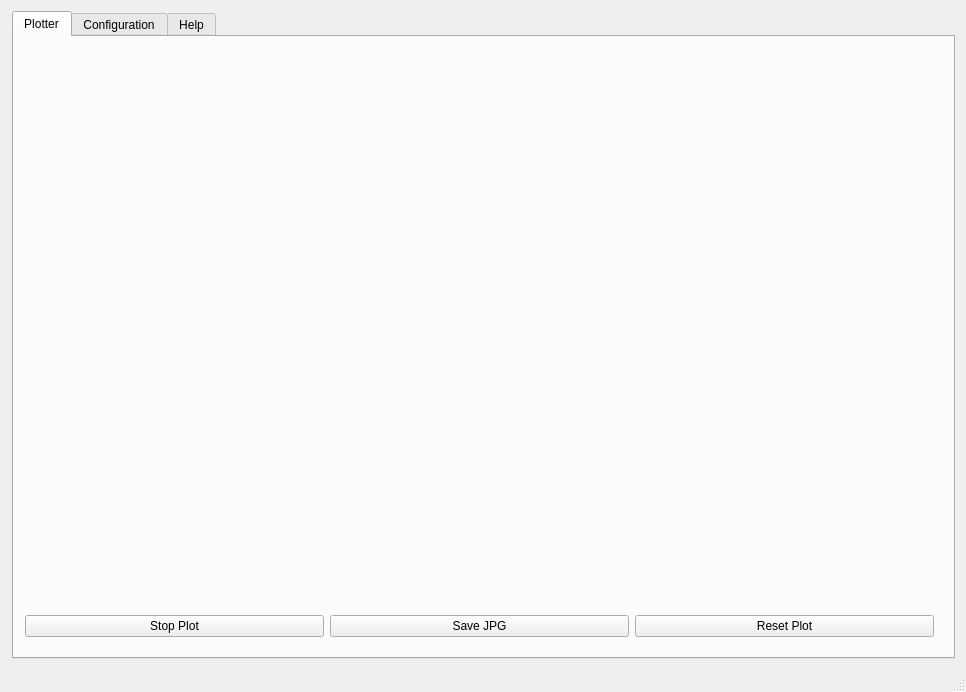
<?xml version="1.0" encoding="UTF-8"?>
<ui version="4.0">
 <class>MainWindow</class>
 <widget class="QMainWindow" name="MainWindow">
  <property name="geometry">
   <rect>
    <x>0</x>
    <y>0</y>
    <width>966</width>
    <height>692</height>
   </rect>
  </property>
  <property name="minimumSize">
   <size>
    <width>840</width>
    <height>620</height>
   </size>
  </property>
  <property name="windowTitle">
   <string>MainWindow</string>
  </property>
  <widget class="QWidget" name="centralWidget">
   <property name="autoFillBackground">
    <bool>false</bool>
   </property>
   <layout class="QGridLayout" name="gridLayout_3">
    <property name="leftMargin">
     <number>12</number>
    </property>
    <item row="0" column="0">
     <widget class="QTabWidget" name="tabWidget">
      <property name="currentIndex">
       <number>0</number>
      </property>
      <widget class="QWidget" name="plotter">
       <attribute name="title">
        <string>Plotter</string>
       </attribute>
       <widget class="QWidget" name="layoutWidget">
        <property name="geometry">
         <rect>
          <x>0</x>
          <y>0</y>
          <width>931</width>
          <height>611</height>
         </rect>
        </property>
        <layout class="QVBoxLayout" name="verticalLayout_4">
         <item>
          <widget class="QCustomPlot" name="plot" native="true"/>
         </item>
         <item>
          <layout class="QHBoxLayout" name="horizontalLayout_6">
           <item>
            <widget class="QPushButton" name="stopPlotButton">
             <property name="minimumSize">
              <size>
               <width>0</width>
               <height>0</height>
              </size>
             </property>
             <property name="maximumSize">
              <size>
               <width>16777215</width>
               <height>16777215</height>
              </size>
             </property>
             <property name="text">
              <string>Stop Plot</string>
             </property>
            </widget>
           </item>
           <item>
            <widget class="QPushButton" name="saveJPGButton">
             <property name="text">
              <string>Save JPG</string>
             </property>
            </widget>
           </item>
           <item>
            <widget class="QPushButton" name="resetPlotButton">
             <property name="text">
              <string>Reset Plot</string>
             </property>
            </widget>
           </item>
          </layout>
         </item>
        </layout>
       </widget>
      </widget>
      <widget class="QWidget" name="configuration">
       <attribute name="title">
        <string>Configuration</string>
       </attribute>
       <widget class="QGroupBox" name="PortControlsBox_2">
        <property name="geometry">
         <rect>
          <x>20</x>
          <y>10</y>
          <width>151</width>
          <height>261</height>
         </rect>
        </property>
        <property name="title">
         <string>SERIAL CONTROLS</string>
        </property>
        <property name="flat">
         <bool>false</bool>
        </property>
        <property name="checkable">
         <bool>false</bool>
        </property>
        <layout class="QGridLayout" name="gridLayout_4">
         <item row="0" column="1">
          <layout class="QVBoxLayout" name="verticalLayout_5">
           <item>
            <layout class="QHBoxLayout" name="horizontalLayout_11">
             <item>
              <widget class="QLabel" name="labelPort">
               <property name="maximumSize">
                <size>
                 <width>50</width>
                 <height>16777215</height>
                </size>
               </property>
               <property name="text">
                <string>PORT</string>
               </property>
              </widget>
             </item>
             <item>
              <widget class="QComboBox" name="comboPort">
               <property name="sizePolicy">
                <sizepolicy hsizetype="Fixed" vsizetype="Fixed">
                 <horstretch>0</horstretch>
                 <verstretch>0</verstretch>
                </sizepolicy>
               </property>
               <property name="minimumSize">
                <size>
                 <width>69</width>
                 <height>0</height>
                </size>
               </property>
               <property name="maximumSize">
                <size>
                 <width>69</width>
                 <height>16777215</height>
                </size>
               </property>
              </widget>
             </item>
            </layout>
           </item>
           <item>
            <layout class="QHBoxLayout" name="horizontalLayout_12">
             <item>
              <widget class="QLabel" name="labelBaud">
               <property name="maximumSize">
                <size>
                 <width>50</width>
                 <height>16777215</height>
                </size>
               </property>
               <property name="text">
                <string>BAUD</string>
               </property>
              </widget>
             </item>
             <item>
              <widget class="QComboBox" name="comboBaud">
               <property name="sizePolicy">
                <sizepolicy hsizetype="Fixed" vsizetype="Fixed">
                 <horstretch>0</horstretch>
                 <verstretch>0</verstretch>
                </sizepolicy>
               </property>
               <property name="minimumSize">
                <size>
                 <width>69</width>
                 <height>0</height>
                </size>
               </property>
               <property name="maximumSize">
                <size>
                 <width>69</width>
                 <height>16777215</height>
                </size>
               </property>
               <property name="editable">
                <bool>true</bool>
               </property>
              </widget>
             </item>
            </layout>
           </item>
           <item>
            <layout class="QHBoxLayout" name="horizontalLayout_13">
             <item>
              <widget class="QLabel" name="labelData">
               <property name="maximumSize">
                <size>
                 <width>50</width>
                 <height>16777215</height>
                </size>
               </property>
               <property name="text">
                <string>DATA</string>
               </property>
              </widget>
             </item>
             <item>
              <widget class="QComboBox" name="comboData">
               <property name="sizePolicy">
                <sizepolicy hsizetype="Fixed" vsizetype="Fixed">
                 <horstretch>0</horstretch>
                 <verstretch>0</verstretch>
                </sizepolicy>
               </property>
               <property name="minimumSize">
                <size>
                 <width>69</width>
                 <height>0</height>
                </size>
               </property>
               <property name="maximumSize">
                <size>
                 <width>69</width>
                 <height>16777215</height>
                </size>
               </property>
              </widget>
             </item>
            </layout>
           </item>
           <item>
            <layout class="QHBoxLayout" name="horizontalLayout_14">
             <item>
              <widget class="QLabel" name="labelParity_2">
               <property name="maximumSize">
                <size>
                 <width>50</width>
                 <height>16777215</height>
                </size>
               </property>
               <property name="text">
                <string>PARITY</string>
               </property>
              </widget>
             </item>
             <item>
              <widget class="QComboBox" name="comboParity">
               <property name="sizePolicy">
                <sizepolicy hsizetype="Fixed" vsizetype="Fixed">
                 <horstretch>0</horstretch>
                 <verstretch>0</verstretch>
                </sizepolicy>
               </property>
               <property name="minimumSize">
                <size>
                 <width>69</width>
                 <height>0</height>
                </size>
               </property>
               <property name="maximumSize">
                <size>
                 <width>69</width>
                 <height>16777215</height>
                </size>
               </property>
              </widget>
             </item>
            </layout>
           </item>
           <item>
            <layout class="QHBoxLayout" name="horizontalLayout_15">
             <item>
              <widget class="QLabel" name="labelStop">
               <property name="maximumSize">
                <size>
                 <width>50</width>
                 <height>16777215</height>
                </size>
               </property>
               <property name="text">
                <string>STOP</string>
               </property>
              </widget>
             </item>
             <item>
              <widget class="QComboBox" name="comboStop">
               <property name="sizePolicy">
                <sizepolicy hsizetype="Fixed" vsizetype="Fixed">
                 <horstretch>0</horstretch>
                 <verstretch>0</verstretch>
                </sizepolicy>
               </property>
               <property name="minimumSize">
                <size>
                 <width>69</width>
                 <height>0</height>
                </size>
               </property>
               <property name="maximumSize">
                <size>
                 <width>69</width>
                 <height>16777215</height>
                </size>
               </property>
              </widget>
             </item>
            </layout>
           </item>
           <item>
            <widget class="QPushButton" name="connectButton">
             <property name="minimumSize">
              <size>
               <width>0</width>
               <height>0</height>
              </size>
             </property>
             <property name="maximumSize">
              <size>
               <width>16777215</width>
               <height>16777215</height>
              </size>
             </property>
             <property name="text">
              <string>Connect</string>
             </property>
            </widget>
           </item>
          </layout>
         </item>
        </layout>
       </widget>
       <widget class="QGroupBox" name="PlotControlsBox_2">
        <property name="geometry">
         <rect>
          <x>20</x>
          <y>280</y>
          <width>151</width>
          <height>301</height>
         </rect>
        </property>
        <property name="title">
         <string>PLOT CONTROLS</string>
        </property>
        <layout class="QGridLayout" name="gridLayout_5">
         <item row="0" column="0">
          <layout class="QVBoxLayout" name="plotControlsLayout_2">
           <item>
            <layout class="QHBoxLayout" name="horizontalLayout_16">
             <item>
              <widget class="QLabel" name="labelAxes">
               <property name="minimumSize">
                <size>
                 <width>0</width>
                 <height>0</height>
                </size>
               </property>
               <property name="maximumSize">
                <size>
                 <width>50</width>
                 <height>16777215</height>
                </size>
               </property>
               <property name="text">
                <string>AXES</string>
               </property>
              </widget>
             </item>
             <item>
              <widget class="QComboBox" name="comboAxes">
               <property name="minimumSize">
                <size>
                 <width>69</width>
                 <height>0</height>
                </size>
               </property>
               <property name="maximumSize">
                <size>
                 <width>69</width>
                 <height>16777215</height>
                </size>
               </property>
               <property name="currentText">
                <string>1</string>
               </property>
               <property name="currentIndex">
                <number>0</number>
               </property>
               <item>
                <property name="text">
                 <string>1</string>
                </property>
               </item>
               <item>
                <property name="text">
                 <string>2</string>
                </property>
               </item>
               <item>
                <property name="text">
                 <string>3</string>
                </property>
               </item>
              </widget>
             </item>
            </layout>
           </item>
           <item>
            <layout class="QHBoxLayout" name="horizontalLayout_17">
             <item>
              <widget class="QLabel" name="pointsLabel">
               <property name="minimumSize">
                <size>
                 <width>50</width>
                 <height>0</height>
                </size>
               </property>
               <property name="maximumSize">
                <size>
                 <width>50</width>
                 <height>16777215</height>
                </size>
               </property>
               <property name="text">
                <string>POINTS</string>
               </property>
              </widget>
             </item>
             <item>
              <widget class="QSpinBox" name="spinPoints">
               <property name="minimumSize">
                <size>
                 <width>69</width>
                 <height>0</height>
                </size>
               </property>
               <property name="maximumSize">
                <size>
                 <width>69</width>
                 <height>16777215</height>
                </size>
               </property>
               <property name="minimum">
                <number>-1000000</number>
               </property>
               <property name="maximum">
                <number>10000000</number>
               </property>
               <property name="value">
                <number>500</number>
               </property>
              </widget>
             </item>
            </layout>
           </item>
           <item>
            <layout class="QHBoxLayout" name="horizontalLayout_18">
             <item>
              <widget class="QLabel" name="labelYStep">
               <property name="minimumSize">
                <size>
                 <width>50</width>
                 <height>0</height>
                </size>
               </property>
               <property name="maximumSize">
                <size>
                 <width>50</width>
                 <height>16777215</height>
                </size>
               </property>
               <property name="text">
                <string>Y STEP</string>
               </property>
              </widget>
             </item>
             <item>
              <widget class="QSpinBox" name="spinYStep">
               <property name="minimumSize">
                <size>
                 <width>69</width>
                 <height>0</height>
                </size>
               </property>
               <property name="maximumSize">
                <size>
                 <width>69</width>
                 <height>16777215</height>
                </size>
               </property>
               <property name="minimum">
                <number>1</number>
               </property>
               <property name="maximum">
                <number>100000</number>
               </property>
               <property name="singleStep">
                <number>10</number>
               </property>
               <property name="value">
                <number>50000</number>
               </property>
              </widget>
             </item>
            </layout>
           </item>
           <item>
            <layout class="QHBoxLayout" name="horizontalLayout_19">
             <item>
              <widget class="QLabel" name="spinAxesMinlabel">
               <property name="minimumSize">
                <size>
                 <width>50</width>
                 <height>0</height>
                </size>
               </property>
               <property name="maximumSize">
                <size>
                 <width>50</width>
                 <height>16777215</height>
                </size>
               </property>
               <property name="text">
                <string>MIN</string>
               </property>
              </widget>
             </item>
             <item>
              <widget class="QSpinBox" name="spinAxesMin">
               <property name="minimumSize">
                <size>
                 <width>69</width>
                 <height>0</height>
                </size>
               </property>
               <property name="maximumSize">
                <size>
                 <width>69</width>
                 <height>16777215</height>
                </size>
               </property>
               <property name="minimum">
                <number>-5000000</number>
               </property>
               <property name="maximum">
                <number>5000000</number>
               </property>
               <property name="singleStep">
                <number>10</number>
               </property>
               <property name="value">
                <number>-500000</number>
               </property>
              </widget>
             </item>
            </layout>
           </item>
           <item>
            <layout class="QHBoxLayout" name="horizontalLayout_20">
             <item>
              <widget class="QLabel" name="spinAxesMaxlabel">
               <property name="minimumSize">
                <size>
                 <width>50</width>
                 <height>0</height>
                </size>
               </property>
               <property name="maximumSize">
                <size>
                 <width>50</width>
                 <height>16777215</height>
                </size>
               </property>
               <property name="text">
                <string>MAX</string>
               </property>
              </widget>
             </item>
             <item>
              <widget class="QSpinBox" name="spinAxesMax">
               <property name="minimumSize">
                <size>
                 <width>69</width>
                 <height>0</height>
                </size>
               </property>
               <property name="maximumSize">
                <size>
                 <width>69</width>
                 <height>16777215</height>
                </size>
               </property>
               <property name="minimum">
                <number>-5000000</number>
               </property>
               <property name="maximum">
                <number>5000000</number>
               </property>
               <property name="singleStep">
                <number>10</number>
               </property>
               <property name="value">
                <number>500000</number>
               </property>
              </widget>
             </item>
            </layout>
           </item>
          </layout>
         </item>
        </layout>
       </widget>
       <widget class="QGroupBox" name="tcpConfiguration">
        <property name="geometry">
         <rect>
          <x>180</x>
          <y>10</y>
          <width>195</width>
          <height>101</height>
         </rect>
        </property>
        <property name="title">
         <string>TCP SERVER</string>
        </property>
        <layout class="QGridLayout" name="gridLayout">
         <item row="0" column="0">
          <layout class="QVBoxLayout" name="verticalLayout" stretch="0,0">
           <item>
            <layout class="QHBoxLayout" name="horizontalLayout_4">
             <item>
              <widget class="QLabel" name="label_3">
               <property name="text">
                <string>Port</string>
               </property>
              </widget>
             </item>
             <item>
              <widget class="QLineEdit" name="TCP_port">
               <property name="text">
                <string>32000</string>
               </property>
              </widget>
             </item>
            </layout>
           </item>
           <item>
            <widget class="QPushButton" name="TCP_Connect">
             <property name="text">
              <string>Connect</string>
             </property>
            </widget>
           </item>
          </layout>
         </item>
        </layout>
       </widget>
       <widget class="QGroupBox" name="testMode">
        <property name="geometry">
         <rect>
          <x>180</x>
          <y>120</y>
          <width>191</width>
          <height>101</height>
         </rect>
        </property>
        <property name="title">
         <string>TEST</string>
        </property>
        <widget class="QWidget" name="horizontalLayoutWidget">
         <property name="geometry">
          <rect>
           <x>20</x>
           <y>30</y>
           <width>160</width>
           <height>25</height>
          </rect>
         </property>
         <layout class="QHBoxLayout" name="horizontalLayout_2">
          <item>
           <widget class="QCheckBox" name="checkBox">
            <property name="text">
             <string>Test</string>
            </property>
            <property name="checked">
             <bool>true</bool>
            </property>
           </widget>
          </item>
         </layout>
        </widget>
        <widget class="QWidget" name="horizontalLayoutWidget_2">
         <property name="geometry">
          <rect>
           <x>20</x>
           <y>60</y>
           <width>160</width>
           <height>30</height>
          </rect>
         </property>
         <layout class="QHBoxLayout" name="horizontalLayout_3">
          <item>
           <widget class="QPushButton" name="testButton">
            <property name="text">
             <string>Connect</string>
            </property>
           </widget>
          </item>
         </layout>
        </widget>
       </widget>
      </widget>
      <widget class="QWidget" name="help">
       <attribute name="title">
        <string>Help</string>
       </attribute>
       <widget class="QWidget" name="layoutWidget_3">
        <property name="geometry">
         <rect>
          <x>0</x>
          <y>0</y>
          <width>941</width>
          <height>22</height>
         </rect>
        </property>
        <layout class="QHBoxLayout" name="horizontalLayout">
         <item>
          <spacer name="horizontalSpacer">
           <property name="orientation">
            <enum>Qt::Horizontal</enum>
           </property>
           <property name="sizeHint" stdset="0">
            <size>
             <width>40</width>
             <height>20</height>
            </size>
           </property>
          </spacer>
         </item>
         <item>
          <widget class="QLabel" name="label">
           <property name="text">
            <string>INSTRUCTIONS</string>
           </property>
          </widget>
         </item>
         <item>
          <spacer name="horizontalSpacer_3">
           <property name="orientation">
            <enum>Qt::Horizontal</enum>
           </property>
           <property name="sizeHint" stdset="0">
            <size>
             <width>40</width>
             <height>20</height>
            </size>
           </property>
          </spacer>
         </item>
        </layout>
       </widget>
       <widget class="QTextEdit" name="textEdit">
        <property name="geometry">
         <rect>
          <x>0</x>
          <y>22</y>
          <width>941</width>
          <height>581</height>
         </rect>
        </property>
        <property name="html">
         <string>&lt;!DOCTYPE HTML PUBLIC &quot;-//W3C//DTD HTML 4.0//EN&quot; &quot;http://www.w3.org/TR/REC-html40/strict.dtd&quot;&gt;
&lt;html&gt;&lt;head&gt;&lt;meta name=&quot;qrichtext&quot; content=&quot;1&quot; /&gt;&lt;style type=&quot;text/css&quot;&gt;
p, li { white-space: pre-wrap; }
&lt;/style&gt;&lt;/head&gt;&lt;body style=&quot; font-family:'Cantarell'; font-size:11pt; font-weight:400; font-style:normal;&quot;&gt;
&lt;p style=&quot; margin-top:0px; margin-bottom:0px; margin-left:0px; margin-right:0px; -qt-block-indent:0; text-indent:0px;&quot;&gt;&lt;span style=&quot; font-family:'MS Shell Dlg 2'; font-size:8pt;&quot;&gt;This program plots up to three axes of integer data collected from serial port. The data sent from the remote device needs to be in a certain format: every line must begin with '$' and end with ';'. The values must be space separated.&lt;/span&gt;&lt;/p&gt;
&lt;p style=&quot; margin-top:0px; margin-bottom:0px; margin-left:0px; margin-right:0px; -qt-block-indent:0; text-indent:0px;&quot;&gt;&lt;span style=&quot; font-family:'MS Shell Dlg 2'; font-size:8pt;&quot;&gt;Example of sending data from mbed to this application:&lt;/span&gt;&lt;/p&gt;
&lt;p style=&quot;-qt-paragraph-type:empty; margin-top:0px; margin-bottom:0px; margin-left:0px; margin-right:0px; -qt-block-indent:0; text-indent:0px; font-family:'MS Shell Dlg 2'; font-size:8pt;&quot;&gt;&lt;br /&gt;&lt;/p&gt;
&lt;p style=&quot; margin-top:0px; margin-bottom:0px; margin-left:0px; margin-right:0px; -qt-block-indent:0; text-indent:0px;&quot;&gt;&lt;span style=&quot; font-family:'MS Shell Dlg 2'; font-size:8pt; font-weight:600; font-style:italic;&quot;&gt;pc.printf(&amp;quot;$%d %d;&amp;quot;, rawData, filteredData);&lt;/span&gt;&lt;/p&gt;
&lt;p style=&quot; margin-top:0px; margin-bottom:0px; margin-left:0px; margin-right:0px; -qt-block-indent:0; text-indent:0px;&quot;&gt;&lt;span style=&quot; font-family:'MS Shell Dlg 2'; font-size:8pt; font-weight:600; font-style:italic;&quot;&gt;        wait_ms(10);&lt;/span&gt;&lt;/p&gt;
&lt;p style=&quot;-qt-paragraph-type:empty; margin-top:0px; margin-bottom:0px; margin-left:0px; margin-right:0px; -qt-block-indent:0; text-indent:0px; font-family:'MS Shell Dlg 2'; font-size:8pt;&quot;&gt;&lt;br /&gt;&lt;/p&gt;
&lt;p style=&quot; margin-top:0px; margin-bottom:0px; margin-left:0px; margin-right:0px; -qt-block-indent:0; text-indent:0px;&quot;&gt;&lt;span style=&quot; font-family:'MS Shell Dlg 2'; font-size:8pt;&quot;&gt;To start using the program:&lt;/span&gt;&lt;/p&gt;
&lt;p style=&quot; margin-top:0px; margin-bottom:0px; margin-left:0px; margin-right:0px; -qt-block-indent:0; text-indent:0px;&quot;&gt;&lt;span style=&quot; font-family:'MS Shell Dlg 2'; font-size:8pt;&quot;&gt;Select the operating mode&lt;/span&gt;&lt;/p&gt;
&lt;p style=&quot; margin-top:0px; margin-bottom:0px; margin-left:0px; margin-right:0px; -qt-block-indent:0; text-indent:0px;&quot;&gt;&lt;span style=&quot; font-family:'MS Shell Dlg 2'; font-size:8pt;&quot;&gt;- test&lt;/span&gt;&lt;/p&gt;
&lt;p style=&quot; margin-top:0px; margin-bottom:0px; margin-left:0px; margin-right:0px; -qt-block-indent:0; text-indent:0px;&quot;&gt;&lt;span style=&quot; font-family:'MS Shell Dlg 2'; font-size:8pt;&quot;&gt;- Serial connection&lt;/span&gt;&lt;/p&gt;
&lt;p style=&quot; margin-top:0px; margin-bottom:0px; margin-left:0px; margin-right:0px; -qt-block-indent:0; text-indent:0px;&quot;&gt;&lt;span style=&quot; font-family:'MS Shell Dlg 2'; font-size:8pt;&quot;&gt;- TCP/IP connection&lt;/span&gt;&lt;/p&gt;
&lt;p style=&quot; margin-top:0px; margin-bottom:0px; margin-left:0px; margin-right:0px; -qt-block-indent:0; text-indent:0px;&quot;&gt;&lt;span style=&quot; font-family:'MS Shell Dlg 2'; font-size:8pt;&quot;&gt;connect your device to your PC and start sending data.&lt;/span&gt;&lt;/p&gt;
&lt;p style=&quot; margin-top:0px; margin-bottom:0px; margin-left:0px; margin-right:0px; -qt-block-indent:0; text-indent:0px;&quot;&gt;&lt;span style=&quot; font-family:'MS Shell Dlg 2'; font-size:8pt;&quot;&gt;- Specify number of axes you want to plot&lt;/span&gt;&lt;/p&gt;
&lt;p style=&quot; margin-top:0px; margin-bottom:0px; margin-left:0px; margin-right:0px; -qt-block-indent:0; text-indent:0px;&quot;&gt;&lt;span style=&quot; font-family:'MS Shell Dlg 2'; font-size:8pt;&quot;&gt;- Specify number of data points that will be plotted. For example, if you send a data point every 10 ms and you plot 500 data points, the application will display 5 seconds of data. &lt;/span&gt;&lt;/p&gt;
&lt;p style=&quot; margin-top:0px; margin-bottom:0px; margin-left:0px; margin-right:0px; -qt-block-indent:0; text-indent:0px;&quot;&gt;&lt;span style=&quot; font-family:'MS Shell Dlg 2'; font-size:8pt;&quot;&gt;- Steps and range for Y axis can be adjusted while running.&lt;/span&gt;&lt;/p&gt;
&lt;p style=&quot;-qt-paragraph-type:empty; margin-top:0px; margin-bottom:0px; margin-left:0px; margin-right:0px; -qt-block-indent:0; text-indent:0px; font-family:'MS Shell Dlg 2'; font-size:8.25pt;&quot;&gt;&lt;br /&gt;&lt;/p&gt;
&lt;p style=&quot; margin-top:0px; margin-bottom:0px; margin-left:0px; margin-right:0px; -qt-block-indent:0; text-indent:0px;&quot;&gt;&lt;span style=&quot; font-family:'MS Shell Dlg 2'; font-size:8pt; font-weight:600;&quot;&gt;Serial mode:&lt;/span&gt;&lt;span style=&quot; font-family:'MS Shell Dlg 2'; font-size:8pt;&quot;&gt; &lt;/span&gt;&lt;/p&gt;
&lt;p style=&quot; margin-top:0px; margin-bottom:0px; margin-left:0px; margin-right:0px; -qt-block-indent:0; text-indent:0px;&quot;&gt;&lt;span style=&quot; font-family:'MS Shell Dlg 2'; font-size:8pt;&quot;&gt;- unselect the test checkbox&lt;/span&gt;&lt;/p&gt;
&lt;p style=&quot; margin-top:0px; margin-bottom:0px; margin-left:0px; margin-right:0px; -qt-block-indent:0; text-indent:0px;&quot;&gt;&lt;span style=&quot; font-family:'MS Shell Dlg 2'; font-size:8pt;&quot;&gt;- Select a port, configure it and press&lt;/span&gt;&lt;span style=&quot; font-family:'MS Shell Dlg 2'; font-size:8pt; font-style:italic;&quot;&gt; Connect.&lt;/span&gt;&lt;/p&gt;
&lt;p style=&quot;-qt-paragraph-type:empty; margin-top:0px; margin-bottom:0px; margin-left:0px; margin-right:0px; -qt-block-indent:0; text-indent:0px; font-family:'MS Shell Dlg 2'; font-size:8.25pt;&quot;&gt;&lt;br /&gt;&lt;/p&gt;
&lt;p style=&quot; margin-top:0px; margin-bottom:0px; margin-left:0px; margin-right:0px; -qt-block-indent:0; text-indent:0px;&quot;&gt;&lt;span style=&quot; font-family:'MS Shell Dlg 2'; font-size:8pt; font-weight:600; font-style:italic;&quot;&gt;TCP/IP mode:&lt;/span&gt;&lt;/p&gt;
&lt;p style=&quot; margin-top:0px; margin-bottom:0px; margin-left:0px; margin-right:0px; -qt-block-indent:0; text-indent:0px;&quot;&gt;&lt;span style=&quot; font-family:'MS Shell Dlg 2'; font-size:8pt;&quot;&gt;- unselect the test checkbox&lt;/span&gt;&lt;/p&gt;
&lt;p style=&quot; margin-top:0px; margin-bottom:0px; margin-left:0px; margin-right:0px; -qt-block-indent:0; text-indent:0px;&quot;&gt;&lt;span style=&quot; font-family:'MS Shell Dlg 2'; font-size:8pt;&quot;&gt;- Define a port, press&lt;/span&gt;&lt;span style=&quot; font-family:'MS Shell Dlg 2'; font-size:8pt; font-style:italic;&quot;&gt; Connect.&lt;/span&gt;&lt;/p&gt;
&lt;p style=&quot;-qt-paragraph-type:empty; margin-top:0px; margin-bottom:0px; margin-left:0px; margin-right:0px; -qt-block-indent:0; text-indent:0px; font-family:'MS Shell Dlg 2'; font-size:8.25pt;&quot;&gt;&lt;br /&gt;&lt;/p&gt;
&lt;p style=&quot; margin-top:0px; margin-bottom:0px; margin-left:0px; margin-right:0px; -qt-block-indent:0; text-indent:0px;&quot;&gt;&lt;span style=&quot; font-family:'MS Shell Dlg 2'; font-size:8pt; font-weight:600; font-style:italic;&quot;&gt;Test mode:&lt;/span&gt;&lt;/p&gt;
&lt;p style=&quot; margin-top:0px; margin-bottom:0px; margin-left:0px; margin-right:0px; -qt-block-indent:0; text-indent:0px;&quot;&gt;&lt;span style=&quot; font-family:'MS Shell Dlg 2'; font-size:8pt; font-style:italic;&quot;&gt;- select the checkbox (default)&lt;/span&gt;&lt;/p&gt;
&lt;p style=&quot; margin-top:0px; margin-bottom:0px; margin-left:0px; margin-right:0px; -qt-block-indent:0; text-indent:0px;&quot;&gt;&lt;span style=&quot; font-family:'MS Shell Dlg 2'; font-size:8pt; font-style:italic;&quot;&gt;- press connect of the serial mode&lt;/span&gt;&lt;/p&gt;
&lt;p style=&quot;-qt-paragraph-type:empty; margin-top:0px; margin-bottom:0px; margin-left:0px; margin-right:0px; -qt-block-indent:0; text-indent:0px; font-family:'MS Shell Dlg 2'; font-size:8pt; font-style:italic;&quot;&gt;&lt;br /&gt;&lt;/p&gt;
&lt;p style=&quot; margin-top:0px; margin-bottom:0px; margin-left:0px; margin-right:0px; -qt-block-indent:0; text-indent:0px;&quot;&gt;&lt;span style=&quot; font-family:'MS Shell Dlg 2'; font-size:8pt;&quot;&gt;You can start and stop the plot using the button provided. The application can export the current plot to a JPG that is named under the current data point number and is saved in the directory of the executable file. &lt;/span&gt;&lt;/p&gt;
&lt;p style=&quot; margin-top:0px; margin-bottom:0px; margin-left:0px; margin-right:0px; -qt-block-indent:0; text-indent:0px;&quot;&gt;&lt;span style=&quot; font-family:'MS Shell Dlg 2'; font-size:8pt;&quot;&gt;By scrolling and dragging with the mouse you can zoom in the plot; clicking on any point of the plot area displays the X and Y coordinates in the status bar. &lt;/span&gt;&lt;/p&gt;
&lt;p style=&quot; margin-top:0px; margin-bottom:0px; margin-left:0px; margin-right:0px; -qt-block-indent:0; text-indent:0px;&quot;&gt;&lt;span style=&quot; font-family:'MS Shell Dlg 2'; font-size:8pt;&quot;&gt;Use Reset Plot button to set the graph to its defaults. &lt;/span&gt;&lt;/p&gt;
&lt;p style=&quot;-qt-paragraph-type:empty; margin-top:0px; margin-bottom:0px; margin-left:0px; margin-right:0px; -qt-block-indent:0; text-indent:0px; font-family:'MS Shell Dlg 2'; font-size:8pt;&quot;&gt;&lt;br /&gt;&lt;/p&gt;
&lt;p style=&quot; margin-top:0px; margin-bottom:0px; margin-left:0px; margin-right:0px; -qt-block-indent:0; text-indent:0px;&quot;&gt;&lt;span style=&quot; font-family:'MS Shell Dlg 2'; font-size:8pt;&quot;&gt;Axes colors:&lt;/span&gt;&lt;/p&gt;
&lt;p style=&quot; margin-top:0px; margin-bottom:0px; margin-left:0px; margin-right:0px; -qt-block-indent:0; text-indent:0px;&quot;&gt;&lt;span style=&quot; font-family:'MS Shell Dlg 2'; font-size:8pt;&quot;&gt;- Axis 1: red&lt;/span&gt;&lt;/p&gt;
&lt;p style=&quot; margin-top:0px; margin-bottom:0px; margin-left:0px; margin-right:0px; -qt-block-indent:0; text-indent:0px;&quot;&gt;&lt;span style=&quot; font-family:'MS Shell Dlg 2'; font-size:8pt;&quot;&gt;- Axis 2: Yellow&lt;/span&gt;&lt;/p&gt;
&lt;p style=&quot; margin-top:0px; margin-bottom:0px; margin-left:0px; margin-right:0px; -qt-block-indent:0; text-indent:0px;&quot;&gt;&lt;span style=&quot; font-family:'MS Shell Dlg 2'; font-size:8pt;&quot;&gt;- Axis 3: Green&lt;/span&gt;&lt;/p&gt;
&lt;p style=&quot;-qt-paragraph-type:empty; margin-top:0px; margin-bottom:0px; margin-left:0px; margin-right:0px; -qt-block-indent:0; text-indent:0px; font-family:'MS Shell Dlg 2'; font-size:8pt;&quot;&gt;&lt;br /&gt;&lt;/p&gt;
&lt;p style=&quot; margin-top:0px; margin-bottom:0px; margin-left:0px; margin-right:0px; -qt-block-indent:0; text-indent:0px;&quot;&gt;&lt;span style=&quot; font-family:'MS Shell Dlg 2'; font-size:8pt;&quot;&gt;The application is created using Qt and QCustomPlot &lt;/span&gt;&lt;/p&gt;
&lt;p style=&quot;-qt-paragraph-type:empty; margin-top:0px; margin-bottom:0px; margin-left:0px; margin-right:0px; -qt-block-indent:0; text-indent:0px; font-family:'MS Shell Dlg 2'; font-size:8pt;&quot;&gt;&lt;br /&gt;&lt;/p&gt;
&lt;p style=&quot; margin-top:0px; margin-bottom:0px; margin-left:0px; margin-right:0px; -qt-block-indent:0; text-indent:0px;&quot;&gt;&lt;span style=&quot; font-family:'MS Shell Dlg 2'; font-size:8pt;&quot;&gt;Licence: GPL&lt;/span&gt;&lt;/p&gt;
&lt;p style=&quot; margin-top:0px; margin-bottom:0px; margin-left:0px; margin-right:0px; -qt-block-indent:0; text-indent:0px;&quot;&gt;&lt;span style=&quot; font-family:'MS Shell Dlg 2'; font-size:8pt;&quot;&gt;Author: Borislav modified by Gilbert Brault (2016)&lt;/span&gt;&lt;/p&gt;&lt;/body&gt;&lt;/html&gt;</string>
        </property>
       </widget>
      </widget>
     </widget>
    </item>
   </layout>
  </widget>
  <widget class="QStatusBar" name="statusBar"/>
  <action name="actionHow_to_use">
   <property name="text">
    <string>How to use </string>
   </property>
  </action>
 </widget>
 <layoutdefault spacing="6" margin="11"/>
 <customwidgets>
  <customwidget>
   <class>QCustomPlot</class>
   <extends>QWidget</extends>
   <header location="global">qcustomplot.h</header>
   <container>1</container>
  </customwidget>
 </customwidgets>
 <resources/>
 <connections/>
</ui>
